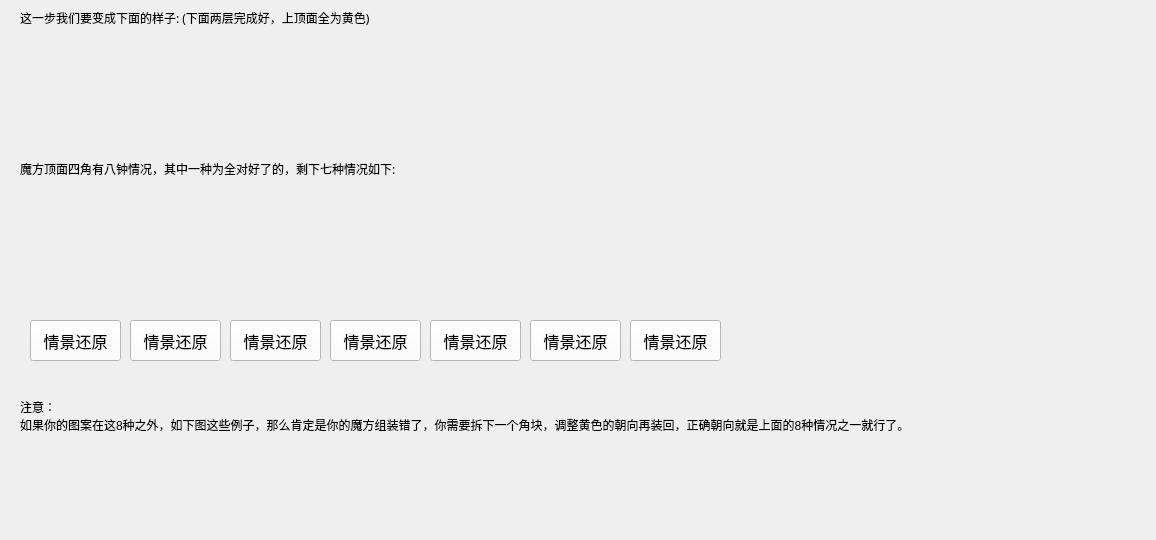
          <widget class="QWidget" name="step5_page1">
           <property name="geometry">
            <rect>
             <x>0</x>
             <y>0</y>
             <width>1156</width>
             <height>540</height>
            </rect>
           </property>
           <attribute name="label">
            <string>情景再现 &lt;---</string>
           </attribute>
           <widget class="QLabel" name="step5_page1_label1">
            <property name="geometry">
             <rect>
              <x>20</x>
              <y>10</y>
              <width>361</width>
              <height>16</height>
             </rect>
            </property>
            <property name="font">
             <font>
              <family>微软雅黑</family>
              <pointsize>9</pointsize>
              <weight>50</weight>
              <bold>false</bold>
             </font>
            </property>
            <property name="styleSheet">
             <string notr="true">border-image: url(:/qrc/bai.JPG);</string>
            </property>
            <property name="text">
             <string>这一步我们要变成下面的样子: (下面两层完成好，上顶面全为黄色)</string>
            </property>
           </widget>
           <widget class="QLabel" name="step5_page1_label2">
            <property name="geometry">
             <rect>
              <x>30</x>
              <y>40</y>
              <width>111</width>
              <height>111</height>
             </rect>
            </property>
            <property name="text">
             <string/>
            </property>
            <property name="pixmap">
             <pixmap resource="resources.qrc">:/qrc/5.jpg</pixmap>
            </property>
            <property name="scaledContents">
             <bool>true</bool>
            </property>
           </widget>
           <widget class="QLabel" name="step5_page1_label3">
            <property name="geometry">
             <rect>
              <x>20</x>
              <y>160</y>
              <width>381</width>
              <height>16</height>
             </rect>
            </property>
            <property name="font">
             <font>
              <family>微软雅黑</family>
              <pointsize>9</pointsize>
              <weight>50</weight>
              <bold>false</bold>
             </font>
            </property>
            <property name="styleSheet">
             <string notr="true">border-image: url(:/qrc/bai.JPG);</string>
            </property>
            <property name="text">
             <string>&lt;html&gt;&lt;head/&gt;&lt;body&gt;&lt;p&gt;魔方顶面四角有八钟情况，其中一种为全对好了的，剩下七种情况如下:&lt;/p&gt;&lt;/body&gt;&lt;/html&gt;</string>
            </property>
           </widget>
           <widget class="QLabel" name="step5_page1_label5">
            <property name="geometry">
             <rect>
              <x>20</x>
              <y>400</y>
              <width>891</width>
              <height>31</height>
             </rect>
            </property>
            <property name="font">
             <font>
              <pointsize>9</pointsize>
              <weight>50</weight>
              <bold>false</bold>
             </font>
            </property>
            <property name="styleSheet">
             <string notr="true">border-image: url(:/qrc/bai.JPG);</string>
            </property>
            <property name="text">
             <string>注意：
如果你的图案在这8种之外，如下图这些例子，那么肯定是你的魔方组装错了，你需要拆下一个角块，调整黄色的朝向再装回，正确朝向就是上面的8种情况之一就行了。</string>
            </property>
           </widget>
           <widget class="QPushButton" name="btn_5_1">
            <property name="geometry">
             <rect>
              <x>30</x>
              <y>320</y>
              <width>91</width>
              <height>41</height>
             </rect>
            </property>
            <property name="font">
             <font>
              <pointsize>12</pointsize>
             </font>
            </property>
            <property name="styleSheet">
             <string notr="true">background-color: rgb(255, 255, 255);</string>
            </property>
            <property name="text">
             <string>情景还原</string>
            </property>
           </widget>
           <widget class="QLabel" name="step5_page1_label4">
            <property name="geometry">
             <rect>
              <x>20</x>
              <y>180</y>
              <width>711</width>
              <height>131</height>
             </rect>
            </property>
            <property name="text">
             <string/>
            </property>
            <property name="pixmap">
             <pixmap resource="resources.qrc">:/qrc/5-1.jpg</pixmap>
            </property>
            <property name="scaledContents">
             <bool>true</bool>
            </property>
           </widget>
           <widget class="QPushButton" name="btn_5_2">
            <property name="geometry">
             <rect>
              <x>130</x>
              <y>320</y>
              <width>91</width>
              <height>41</height>
             </rect>
            </property>
            <property name="font">
             <font>
              <pointsize>12</pointsize>
             </font>
            </property>
            <property name="styleSheet">
             <string notr="true">background-color: rgb(255, 255, 255);</string>
            </property>
            <property name="text">
             <string>情景还原</string>
            </property>
           </widget>
           <widget class="QPushButton" name="btn_5_3">
            <property name="geometry">
             <rect>
              <x>230</x>
              <y>320</y>
              <width>91</width>
              <height>41</height>
             </rect>
            </property>
            <property name="font">
             <font>
              <pointsize>12</pointsize>
             </font>
            </property>
            <property name="styleSheet">
             <string notr="true">background-color: rgb(255, 255, 255);</string>
            </property>
            <property name="text">
             <string>情景还原</string>
            </property>
           </widget>
           <widget class="QPushButton" name="btn_5_4">
            <property name="geometry">
             <rect>
              <x>330</x>
              <y>320</y>
              <width>91</width>
              <height>41</height>
             </rect>
            </property>
            <property name="font">
             <font>
              <pointsize>12</pointsize>
             </font>
            </property>
            <property name="styleSheet">
             <string notr="true">background-color: rgb(255, 255, 255);</string>
            </property>
            <property name="text">
             <string>情景还原</string>
            </property>
           </widget>
           <widget class="QPushButton" name="btn_5_5">
            <property name="geometry">
             <rect>
              <x>430</x>
              <y>320</y>
              <width>91</width>
              <height>41</height>
             </rect>
            </property>
            <property name="font">
             <font>
              <pointsize>12</pointsize>
             </font>
            </property>
            <property name="styleSheet">
             <string notr="true">background-color: rgb(255, 255, 255);</string>
            </property>
            <property name="text">
             <string>情景还原</string>
            </property>
           </widget>
           <widget class="QPushButton" name="btn_5_6">
            <property name="geometry">
             <rect>
              <x>530</x>
              <y>320</y>
              <width>91</width>
              <height>41</height>
             </rect>
            </property>
            <property name="font">
             <font>
              <pointsize>12</pointsize>
             </font>
            </property>
            <property name="styleSheet">
             <string notr="true">background-color: rgb(255, 255, 255);</string>
            </property>
            <property name="text">
             <string>情景还原</string>
            </property>
           </widget>
           <widget class="QPushButton" name="btn_5_7">
            <property name="geometry">
             <rect>
              <x>630</x>
              <y>320</y>
              <width>91</width>
              <height>41</height>
             </rect>
            </property>
            <property name="font">
             <font>
              <pointsize>12</pointsize>
             </font>
            </property>
            <property name="styleSheet">
             <string notr="true">background-color: rgb(255, 255, 255);</string>
            </property>
            <property name="text">
             <string>情景还原</string>
            </property>
           </widget>
          </widget>
